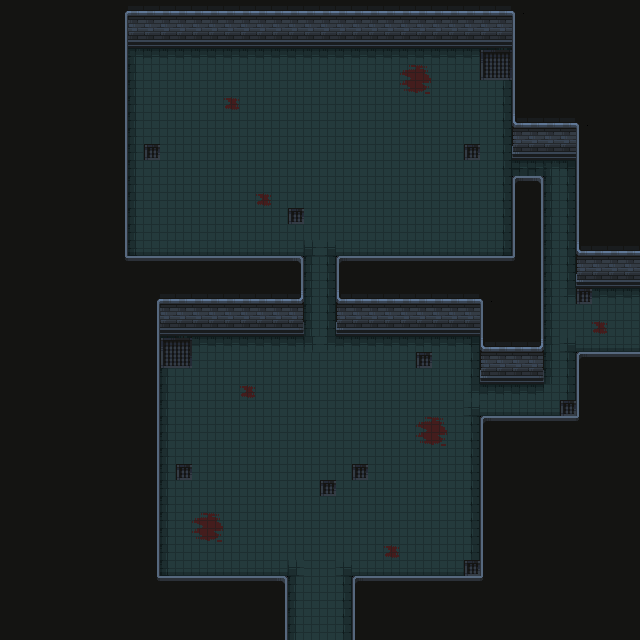

Rendered tile map (Tiled .tmx) drawn with the repository's tilesets; below, a short description and the map source with its tile grids summarised:
An orthogonal 40x40 tile map with 16x16 px tiles, 3 tile layers (Sol, Murs, Objets 1) and 31 objects (25x Collisions, 6x spawn_mob).

<map version="1.10" tiledversion="1.10.2" orientation="orthogonal" renderorder="right-down" width="40" height="40" tilewidth="16" tileheight="16" infinite="0" nextlayerid="5" nextobjectid="40">
 <tileset firstgid="1" source="Nv 1.tsx" />
 <layer id="1" name="Sol" width="40" height="40">
  <data>[1600 cells, 696 non-empty, 11 distinct tile ids]</data>
 </layer>
 <layer id="2" name="Murs" width="40" height="40">
  <data>[1600 cells, 939 non-empty, 29 distinct tile ids]</data>
 </layer>
 <layer id="3" name="Objets 1" width="40" height="40">
  <data>[1600 cells, 0 non-empty, 0 distinct tile ids]</data>
 </layer>
 <objectgroup id="4" name="objets">
  <object id="1" name="collisions" type="Collisions" x="128" y="32" width="384" height="16" />
  <object id="3" name="collisions" type="Collisions" x="480" y="368" width="64" height="16" />
  <object id="4" name="collisions" type="Collisions" x="112" y="32" width="16" height="224" />
  <object id="5" name="collisions" type="Collisions" x="112" y="256" width="192" height="16" />
  <object id="6" name="collisions" type="Collisions" x="288" y="272" width="16" height="48" />
  <object id="8" name="collisions" type="Collisions" x="144" y="320" width="16" height="256" />
  <object id="9" name="collisions" type="Collisions" x="160" y="576" width="128" height="16" />
  <object id="10" name="collisions" type="Collisions" x="272" y="592" width="16" height="48" />
  <object id="11" name="collisions" type="Collisions" x="352" y="592" width="16" height="48" />
  <object id="12" name="collisions" type="Collisions" x="352" y="576" width="144" height="16" />
  <object id="13" name="collisions" type="Collisions" x="480" y="416" width="16" height="160" />
  <object id="14" name="collisions" type="Collisions" x="496" y="416" width="96" height="16" />
  <object id="15" name="collisions" type="Collisions" x="576" y="352" width="16" height="64" />
  <object id="16" name="collisions" type="Collisions" x="592" y="352" width="48" height="16" />
  <object id="18" name="collisions" type="Collisions" x="480" y="320" width="16" height="48" />
  <object id="19" name="collisions" type="Collisions" x="528" y="176" width="16" height="192" />
  <object id="20" name="collisions" type="Collisions" x="512" y="176" width="16" height="80" />
  <object id="21" name="collisions" type="Collisions" x="336" y="256" width="192" height="16" />
  <object id="23" name="collisions" type="Collisions" x="336" y="272" width="16" height="48" />
  <object id="27" name="collisions" type="Collisions" x="576" y="128" width="16" height="160" />
  <object id="28" name="collisions" type="Collisions" x="592" y="272" width="48" height="16" />
  <object id="29" name="collisions" type="Collisions" x="512" y="144" width="64" height="16" />
  <object id="30" name="collisions" type="Collisions" x="512" y="32" width="16" height="112" />
  <object id="31" name="collisions" type="Collisions" x="160" y="320" width="144" height="16" />
  <object id="32" name="collisions" type="Collisions" x="336" y="320" width="144" height="16" />
  <object id="34" name="mort" type="spawn_mob" x="185" y="96">
   <point />
  </object>
  <object id="35" name="mort" type="spawn_mob" x="394" y="177">
   <point />
  </object>
  <object id="36" name="orc" type="spawn_mob" x="324" y="427">
   <point />
  </object>
  <object id="37" name="orc" type="spawn_mob" x="237" y="507">
   <point />
  </object>
  <object id="38" name="demon" type="spawn_mob" x="422" y="515">
   <point />
  </object>
  <object id="39" name="demon" type="spawn_mob" x="600" y="318">
   <point />
  </object>
 </objectgroup>
</map>
